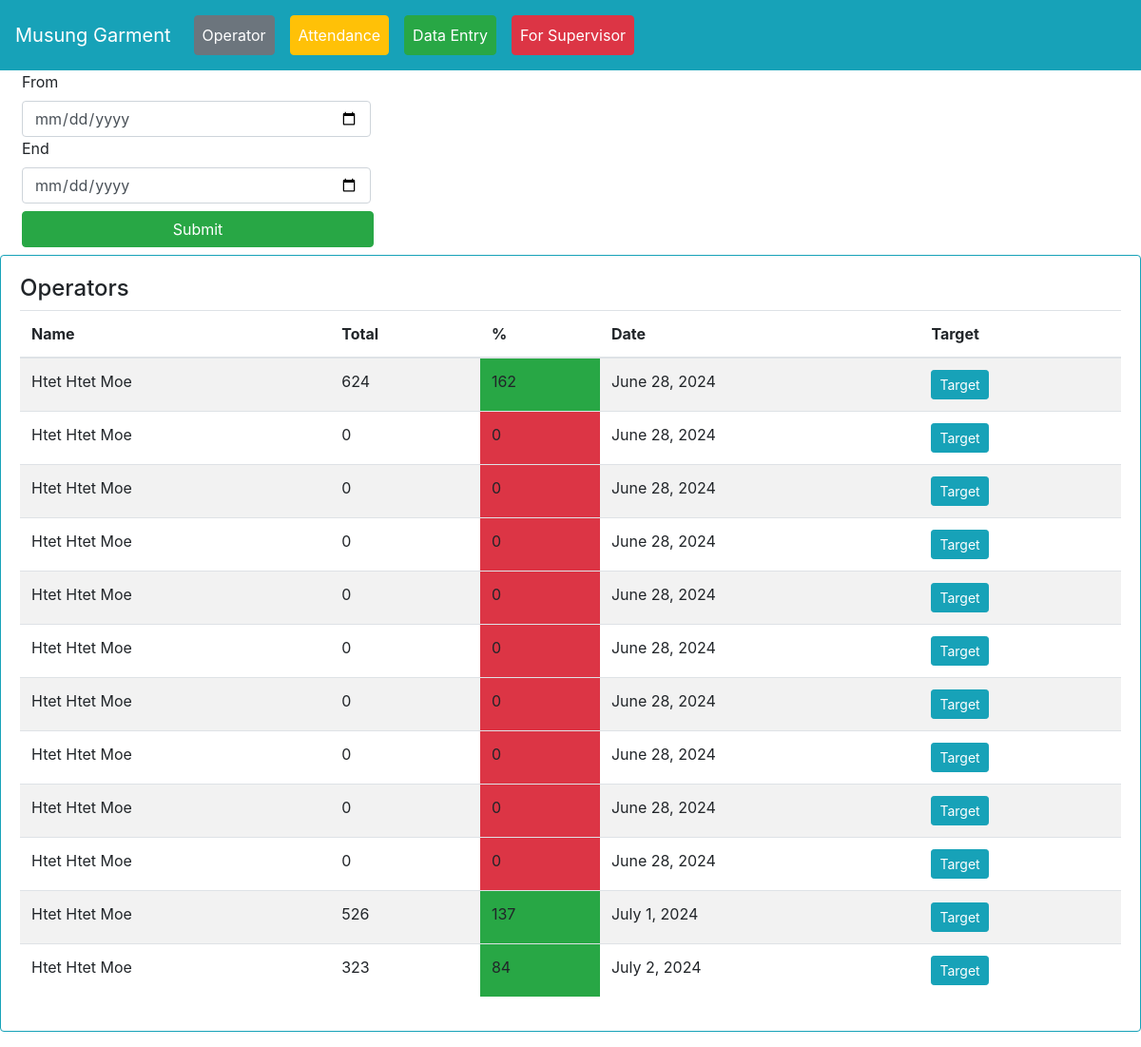
The app's page /daily_rep_filter_operator/22/, older data.
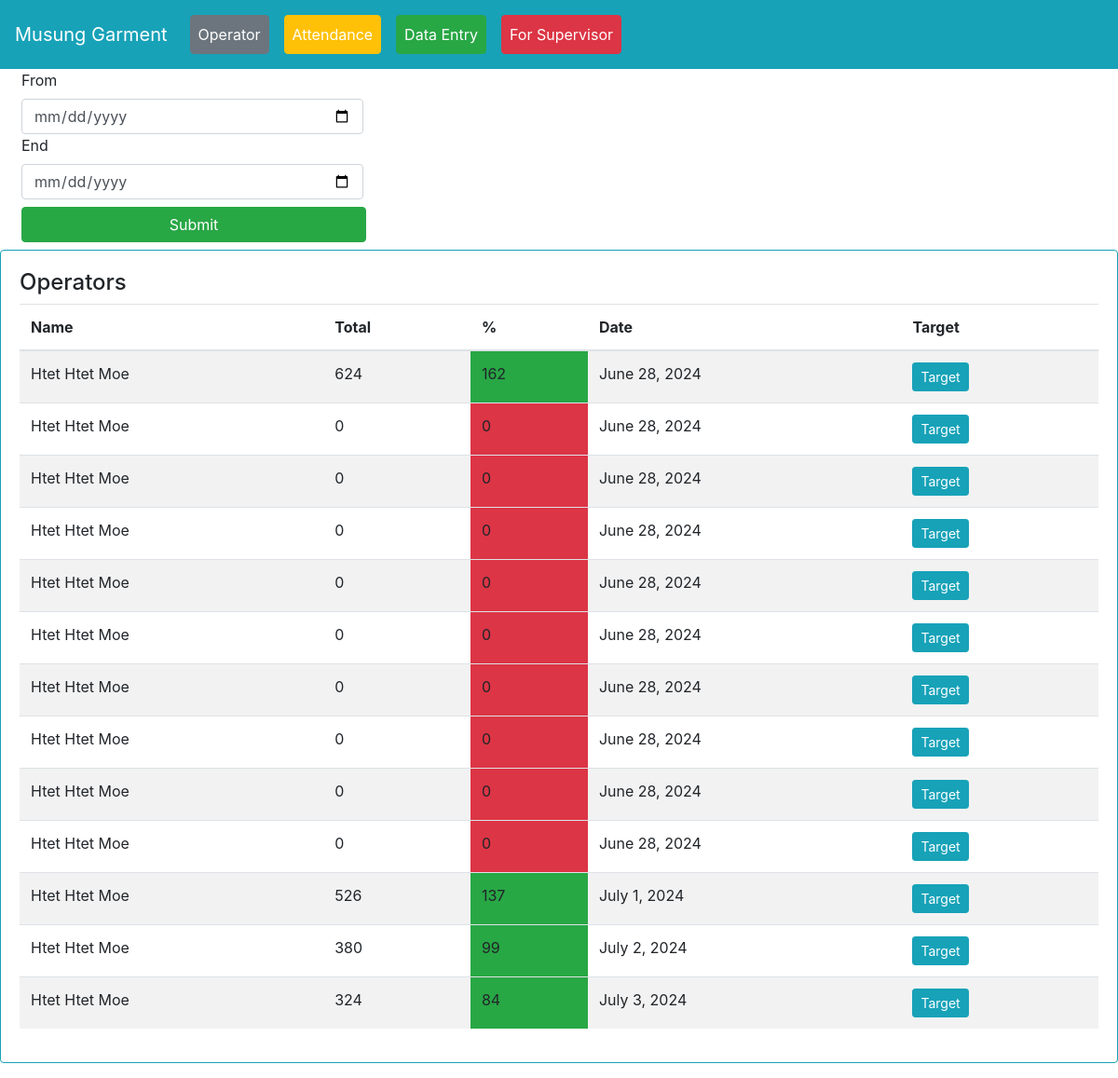
The same page, newer data.
### myapp/models.py (models this page shows, shortened)
class daily_report(models.Model):
    operator_name = models.ForeignKey(operator, on_delete=models.CASCADE)
    line = models.ForeignKey(line, on_delete=models.CASCADE)
    h1 = models.PositiveIntegerField(default=0)
    h2 = models.PositiveIntegerField(default=0)
    h3 = models.PositiveIntegerField(default=0)
    h4 = models.PositiveIntegerField(default=0)
    h5 = models.PositiveIntegerField(default=0)
    h6 = models.PositiveIntegerField(default=0)
    h7 = models.PositiveIntegerField(default=0)
    h8 = models.PositiveIntegerField(default=0)
    h9 = models.PositiveIntegerField(default=0)
    h10 = models.PositiveIntegerField(default=0)
    h11 = models.PositiveIntegerField(default=0)
    h12 = models.PositiveIntegerField(default=0)
    target = models.PositiveIntegerField(default=0)
    target_qty = models.PositiveIntegerField(default=0)
    target_per = models.PositiveIntegerField(default=0)
    combine = models.PositiveIntegerField(default=1)
    absant = models.BooleanField(default=False)
    created_date = models.DateField(auto_now_add=True)
    updated_at = models.DateTimeField(auto_now=True)

class operator(models.Model):
    name = models.CharField(max_length=255)
    line = models.ForeignKey(line, on_delete=models.CASCADE)
    point = models.ForeignKey(point, on_delete=models.CASCADE, blank=True, null=True)
    employee_code = models.CharField(max_length=255, blank=True, null=True)
    burmese = models.CharField(max_length=255, blank=True, null=True)
    role = models.CharField(max_length=255, blank=True, null=True)
    daily_target = models.PositiveIntegerField(default=0)
    resign = models.BooleanField(default=False)
    status = models.BooleanField(default=False)
    def __str__(self):
        return self.name

### myapp/views.py (the view)
# urls.py: path('daily_rep_filter_operator/<int:id>/', views.daily_rep_filter_operator, name='daily_rep_filter_operator'),
def daily_rep_filter_operator(request,id):
    p =  operator.objects.get(id=id)
    pk = id
    op = daily_report.objects.filter(operator_name=p)
    context = {'op':op, 'optr_obj':pk}
    return render(request, 'daily_rep_filter_operator.html', context)

### templates/daily_rep_filter_operator.html (shortened to what this page needs)
{% extends 'base.html' %}
{% block content %}
<form action="{% url 'myapp:daily_rep_filter_bydate' %}" method="post">{% csrf_token %}
<div class="ml-2">
  <div class="col-md-4">
    <label>From</label>
    <input type="date" name="fdate" class="form-control">
  </div>
  <div class="col-md-4">
    <label>End</label>
    <input type="date" name="edate" class="form-control">
  </div>
</div>
<div class="col-md-4 m-2">
  <input type="submit" name="" class="btn btn-success btn-block">
</div>
</form>
<div class="card border-info mb-3">
  <div class="card-body">
<h4>Operators</h4>
<table class="table table-striped">
  <thead>
    <tr>
      <th scope="col">Name</th>
      <th scope="col">Total</th>
      <th scope="col">%</th>
      <th scope="col">Date</th>
      <th scope="col">Target</th>
    </tr>
  </thead>
  <tbody>
  	{% for i in op %}
    <tr class="drvtbltr">
      <td>{{i.operator_name}}</td>
      <td>{{i.target_qty}}</td>
      {% if i.target_per > 80 %}
      <td class="bg-success">{{i.target_per}}</td>
      {% elif i.target_per < 20 %}
      <td class="bg-danger">{{i.target_per}}</td>
      {% else %}
      <td>{{i.target_per}}%</td>
      {% endif %}
      <td>{{i.created_date}}</td>
      <td>
<button type="button" class="btn btn-sm btn-info" data-toggle="modal" data-target="#optTargetMoal-{{i.id}}">
  Target
</button>
      </td>
    </tr>
    {% endfor %}
  </tbody>
</table>
  </div>
</div>
{% endblock content %}

Row changes from the older to the newer data that the page shows:
changed daily_report "July 2, 2024": target_qty "323" → "380"; target_per "84" → "99"
added daily_report: operator_name "Htet Htet Moe", target_qty "324", target_per "84", created_date "July 3, 2024"
